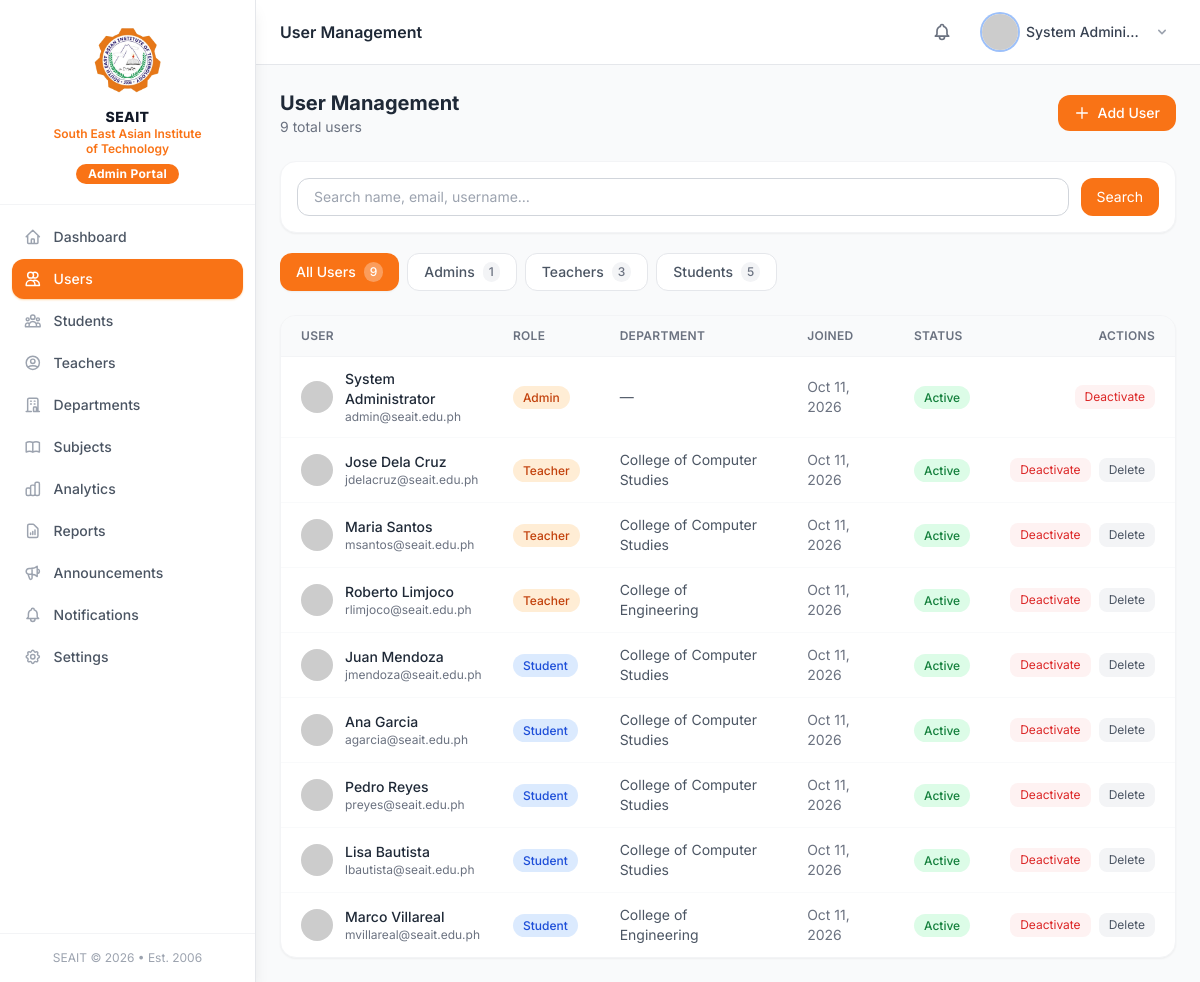
The page /modules/admin/users.php (signed in) on the database its author committed.
### tables this page shows
CREATE TABLE users (
    id          INT UNSIGNED AUTO_INCREMENT PRIMARY KEY,
    username    VARCHAR(50)  NOT NULL UNIQUE,
    email       VARCHAR(150) NOT NULL UNIQUE,
    password    VARCHAR(255) NOT NULL,
    role        ENUM('admin','teacher','student') NOT NULL DEFAULT 'student',
    first_name  VARCHAR(80)  NOT NULL,
    last_name   VARCHAR(80)  NOT NULL,
    avatar      VARCHAR(255) DEFAULT NULL,
    is_active   TINYINT(1)   NOT NULL DEFAULT 1,
    remember_token VARCHAR(100) DEFAULT NULL,
    last_login  DATETIME     DEFAULT NULL,
    created_at  DATETIME     NOT NULL DEFAULT CURRENT_TIMESTAMP,
    updated_at  DATETIME     NOT NULL DEFAULT CURRENT_TIMESTAMP ON UPDATE CURRENT_TIMESTAMP,
    INDEX idx_role       (role),
    INDEX idx_is_active  (is_active),
    INDEX idx_email      (email)
);

CREATE TABLE departments (
    id          INT UNSIGNED AUTO_INCREMENT PRIMARY KEY,
    name        VARCHAR(150) NOT NULL,
    code        VARCHAR(20)  NOT NULL UNIQUE,
    description TEXT         DEFAULT NULL,
    head_id     INT UNSIGNED DEFAULT NULL,
    is_active   TINYINT(1)   NOT NULL DEFAULT 1,
    created_at  DATETIME     NOT NULL DEFAULT CURRENT_TIMESTAMP,
    updated_at  DATETIME     NOT NULL DEFAULT CURRENT_TIMESTAMP ON UPDATE CURRENT_TIMESTAMP,
    INDEX idx_code      (code),
    INDEX idx_is_active (is_active)
);

### core/Database.php (called while the page is built, shortened)
<?php
class Database
{
    private static ?PDO $instance = null;
    public static function getInstance(): PDO
    {
        if (self::$instance === null) {
            $dsn = sprintf(
                'mysql:host=%s;port=%s;dbname=%s;charset=%s',
                DB_HOST, DB_PORT, DB_NAME, DB_CHARSET
            );
            $options = [
                PDO::ATTR_ERRMODE            => PDO::ERRMODE_EXCEPTION,
                PDO::ATTR_DEFAULT_FETCH_MODE => PDO::FETCH_ASSOC,
                PDO::ATTR_EMULATE_PREPARES   => false,
                PDO::MYSQL_ATTR_INIT_COMMAND => "SET NAMES utf8mb4 COLLATE utf8mb4_unicode_ci",
            ];
            try {
                self::$instance = new PDO($dsn, DB_USER, DB_PASS, $options);
            } catch (PDOException $e) {
                if (APP_DEBUG) {
                    die('Database connection failed: ' . $e->getMessage());
                }
                die('A database error occurred. Please try again later.');
            }
        }
        return self::$instance;
    }
    public static function query(string $sql, array $params = []): PDOStatement
    {
        $stmt = self::getInstance()->prepare($sql);
        $stmt->execute($params);
        return $stmt;
    }
    public static function fetchOne(string $sql, array $params = []): ?array
    {
        $row = self::query($sql, $params)->fetch();
        return $row ?: null;
    }
    public static function fetchAll(string $sql, array $params = []): array
    {
        return self::query($sql, $params)->fetchAll();
    }
}

### core/Helpers.php (called while the page is built, shortened)
<?php
function e(mixed $value): string
{
    return htmlspecialchars((string) $value, ENT_QUOTES | ENT_HTML5, 'UTF-8');
}
function sanitize(mixed $input): string
{
    return trim(htmlspecialchars(strip_tags((string) $input), ENT_QUOTES | ENT_HTML5, 'UTF-8'));
}
function getStr(string $key, string $default = ''): string
{
    return sanitize($_GET[$key] ?? $default);
}
function getInt(string $key, int $default = 0): int
{
    return (int) ($_GET[$key] ?? $default);
}
function paginate(int $totalRows, int $currentPage, int $perPage = ROWS_PER_PAGE): array
{
    $totalPages = max(1, (int) ceil($totalRows / $perPage));
    $currentPage = max(1, min($currentPage, $totalPages));
    $offset = ($currentPage - 1) * $perPage;
    return [
        'total'       => $totalRows,
        'per_page'    => $perPage,
        'current'     => $currentPage,
        'total_pages' => $totalPages,
        'offset'      => $offset,
        'has_prev'    => $currentPage > 1,
        'has_next'    => $currentPage < $totalPages,
    ];
}
function formatDate(string $datetime, string $format = 'M d, Y'): string
{
    return date($format, strtotime($datetime));
}

### modules/admin/users.php (the view, shortened to what this page needs)
<?php
$search = getStr('search');
$roleF  = isset($_GET['role']) ? trim($_GET['role']) : '';
$page   = getInt('page', 1);
$where  = "WHERE 1=1";
$params = [];
if (in_array($roleF, ['admin','teacher','student'], true)) {
    $where   .= " AND u.role = ?";
    $params[] = $roleF;
} else {
    $roleF = '';
}
$total = Database::fetchOne("SELECT COUNT(*) c FROM users u {$where}", $params)['c'];
$pag   = paginate($total, $page);
$users = Database::fetchAll(
    "SELECT u.*,
            COALESCE(s.student_id, t.employee_id) AS id_number,
            d.name AS department
     FROM users u
     LEFT JOIN students s ON s.user_id=u.id
     LEFT JOIN teachers t ON t.user_id=u.id
     LEFT JOIN departments d ON d.id=COALESCE(s.department_id,t.department_id)
     {$where}
     ORDER BY u.created_at DESC
     LIMIT {$pag['per_page']} OFFSET {$pag['offset']}",
    $params
);
?>
<!DOCTYPE html>
<html lang="en">
<head><?php include __DIR__ . '/../../includes/components/head.php'; ?></head>
<body class="bg-gray-50 min-h-screen">
<?php include __DIR__ . '/../../includes/components/sidebar_admin.php'; ?>
<div class="md:ml-64 flex flex-col min-h-screen">
<?php include __DIR__ . '/../../includes/components/topbar.php'; ?>
<main class="flex-1 p-4 md:p-6 fade-in">
<div class="flex flex-col sm:flex-row sm:items-center justify-between mb-6 gap-3">
    <div>
        <h2 class="text-xl font-bold text-gray-800">User Management</h2>
        <p class="text-sm text-gray-500"><?= $total ?> total users</p>
    </div>
    <button onclick="openModal('createUserModal')"
            class="px-4 py-2 bg-orange-500 text-white text-sm font-medium rounded-xl hover:bg-orange-700 transition flex items-center gap-2">
        <svg class="w-4 h-4" fill="none" stroke="currentColor" viewBox="0 0 24 24">
            <path stroke-linecap="round" stroke-linejoin="round" stroke-width="2" d="M12 4v16m8-8H4"/>
        </svg>
        Add User
    </button>
</div>
<div class="bg-white rounded-2xl p-4 shadow-sm border border-gray-100 mb-5">
    <form method="GET" class="flex flex-col sm:flex-row gap-3">
        <input type="text" name="search" value="<?= e($search) ?>" placeholder="Search name, email, username…"
               class="flex-1 px-4 py-2 rounded-xl border border-gray-300 text-sm focus:outline-none focus:ring-2 focus:ring-orange-400">
        <button type="submit" class="px-4 py-2 bg-orange-500 text-white text-sm rounded-xl hover:bg-orange-600">Search</button>
    </form>
</div>
<div class="flex gap-2 mb-5 overflow-x-auto pb-1">
    <?php foreach ([
        ['' ,       'All Users',  count(Database::fetchAll("SELECT id FROM users WHERE 1=1"))],
        ['admin',   'Admins',     count(Database::fetchAll("SELECT id FROM users WHERE role='admin'"))],
        ['teacher', 'Teachers',   count(Database::fetchAll("SELECT id FROM users WHERE role='teacher'"))],
        ['student', 'Students',   count(Database::fetchAll("SELECT id FROM users WHERE role='student'"))],
    ] as [$rv, $rl, $rc]): ?>
    <a href="?role=<?= $rv ?>&search=<?= urlencode($search) ?>"
       class="flex items-center gap-2 px-4 py-2 rounded-xl text-sm font-medium whitespace-nowrap transition
              <?= $roleF === $rv ? 'bg-orange-500 text-white shadow-sm' : 'bg-white border border-gray-200 text-gray-600 hover:bg-gray-50' ?>">
        <?= $rl ?>
        <span class="px-1.5 py-0.5 rounded-full text-xs <?= $roleF === $rv ? 'bg-white/30 text-white' : 'bg-gray-100 text-gray-500' ?>">
            <?= $rc ?>
        </span>
    </a>
    <?php endforeach; ?>
</div>
<div class="bg-white rounded-2xl shadow-sm border border-gray-100 overflow-hidden">
    <div class="overflow-x-auto">
        <table class="w-full text-sm">
            <thead class="bg-gray-50 border-b border-gray-100">
                <tr>
                    <th class="px-5 py-3 text-left text-xs font-semibold text-gray-500 uppercase tracking-wide">User</th>
                    <th class="px-5 py-3 text-left text-xs font-semibold text-gray-500 uppercase tracking-wide">Role</th>
                    <th class="px-5 py-3 text-left text-xs font-semibold text-gray-500 uppercase tracking-wide hidden md:table-cell">Department</th>
                    <th class="px-5 py-3 text-left text-xs font-semibold text-gray-500 uppercase tracking-wide hidden lg:table-cell">Joined</th>
                    <th class="px-5 py-3 text-left text-xs font-semibold text-gray-500 uppercase tracking-wide">Status</th>
                    <th class="px-5 py-3 text-right text-xs font-semibold text-gray-500 uppercase tracking-wide">Actions</th>
                </tr>
            </thead>
            <tbody class="divide-y divide-gray-50">
            <?php if (empty($users)): ?>
                <tr><td colspan="6" class="px-5 py-10 text-center text-gray-400">No users found.</td></tr>
            <?php else: ?>
            <?php foreach ($users as $u):
                $avatar = $u['avatar']
                    ? BASE_URL . '/' . $u['avatar']
                    : 'https://ui-avatars.com/api/?name=' . urlencode($u['first_name'].' '.$u['last_name']) . '&background=6366f1&color=fff&size=40';
            ?>
                <tr class="hover:bg-gray-50 transition">
                    <td class="px-5 py-3">
                        <div class="flex items-center gap-3">
                            <img src="<?= e($avatar) ?>" class="w-8 h-8 rounded-full object-cover" alt="">
                            <div>
                                <p class="font-medium text-gray-800"><?= e($u['first_name'].' '.$u['last_name']) ?></p>
                                <p class="text-xs text-gray-500"><?= e($u['email']) ?></p>
                            </div>
                        </div>
                    </td>
                    <td class="px-5 py-3">
                        <span class="px-2.5 py-1 rounded-full text-xs font-medium
                            <?= $u['role']==='admin' ? 'bg-orange-100 text-orange-700' :
                                ($u['role']==='teacher' ? 'bg-orange-100 text-orange-700' : 'bg-blue-100 text-blue-700') ?>">
                            <?= ucfirst($u['role']) ?>
                        </span>
                    </td>
                    <td class="px-5 py-3 text-gray-600 hidden md:table-cell"><?= e($u['department'] ?? '—') ?></td>
                    <td class="px-5 py-3 text-gray-500 hidden lg:table-cell"><?= formatDate($u['created_at']) ?></td>
                    <td class="px-5 py-3">
                        <span class="px-2.5 py-1 rounded-full text-xs font-medium
                            <?= $u['is_active'] ? 'bg-green-100 text-green-700' : 'bg-red-100 text-red-600' ?>">
                            <?= $u['is_active'] ? 'Active' : 'Inactive' ?>
                        </span>
                    </td>
                    <td class="px-5 py-3 text-right">
                        <div class="flex items-center justify-end gap-2">
                            <form method="POST" class="inline">
                                <button type="submit"
                                        class="px-2.5 py-1 text-xs rounded-lg <?= $u['is_active'] ? 'bg-red-50 text-red-600 hover:bg-red-100' : 'bg-green-50 text-green-600 hover:bg-green-100' ?> transition">
                                    <?= $u['is_active'] ? 'Deactivate' : 'Activate' ?>
                                </button>
                            </form>
                            <?php if ($u['role'] !== 'admin' || $u['id'] !== Auth::id()): ?>
                            <form method="POST" id="del-<?= $u['id'] ?>" class="inline">
                                <button type="button"
                                        onclick="confirmDelete('Delete this user permanently?','del-<?= $u['id'] ?>')"
                                        class="px-2.5 py-1 text-xs rounded-lg bg-gray-100 text-gray-600 hover:bg-gray-200 transition">
                                    Delete
                                </button>
                            </form>
                            <?php endif; ?>
                        </div>
                    </td>
                </tr>
            <?php endforeach; ?>
            <?php endif; ?>
            </tbody>
        </table>
    </div>
</div>
</main>
</div>
</body>
</html>

### includes/components/head.php (style rules this page uses)
body { font-family: 'Inter', system-ui, sans-serif; }
.fade-in { animation: fadeIn .25s ease-in-out; }

### rows shown on the page
users: first_name+last_name "System Administrator", email "admin@seait.edu.ph", role "Admin", department "—", created_at "Oct 11, 2026", is_active "Active"
users: first_name+last_name "Jose Dela Cruz", email "jdelacruz@seait.edu.ph", role "Teacher", departments.name "College of Computer Studies", created_at "Oct 11, 2026", is_active "Active"
users: first_name+last_name "Maria Santos", email "msantos@seait.edu.ph", role "Teacher", departments.name "College of Computer Studies", created_at "Oct 11, 2026", is_active "Active"
users: first_name+last_name "Roberto Limjoco", email "rlimjoco@seait.edu.ph", role "Teacher", departments.name "College of Engineering", created_at "Oct 11, 2026", is_active "Active"
users: first_name+last_name "Juan Mendoza", email "jmendoza@seait.edu.ph", role "Student", departments.name "College of Computer Studies", created_at "Oct 11, 2026", is_active "Active"
users: first_name+last_name "Ana Garcia", email "agarcia@seait.edu.ph", role "Student", departments.name "College of Computer Studies", created_at "Oct 11, 2026", is_active "Active"
users: first_name+last_name "Pedro Reyes", email "preyes@seait.edu.ph", role "Student", departments.name "College of Computer Studies", created_at "Oct 11, 2026", is_active "Active"
users: first_name+last_name "Lisa Bautista", email "lbautista@seait.edu.ph", role "Student", departments.name "College of Computer Studies", created_at "Oct 11, 2026", is_active "Active"
users: first_name+last_name "Marco Villareal", email "mvillareal@seait.edu.ph", role "Student", departments.name "College of Engineering", created_at "Oct 11, 2026", is_active "Active"

### other values the page prints
$item['label'] "Dashboard"
$item['label'] "Users"
$item['label'] "Students"
$item['label'] "Teachers"
$item['label'] "Departments"
$item['label'] "Subjects"
$item['label'] "Analytics"
$item['label'] "Reports"
$item['label'] "Announcements"
$item['label'] "Notifications"
$item['label'] "Settings"
$pageTitle "User Management"
$userName "System Admini…"
$total "9"
$rl "All Users"
